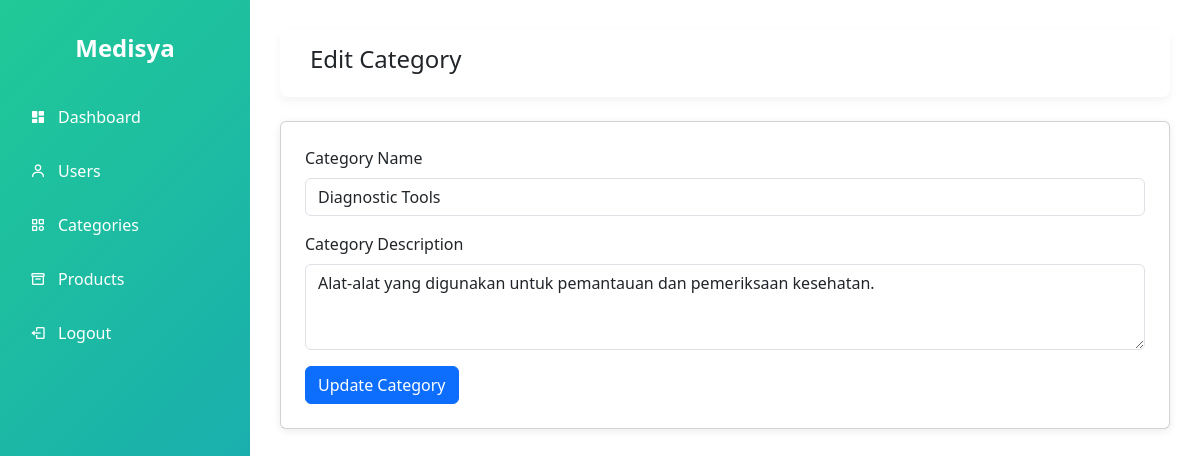
Screenshot of /admin/edit_categories.php?id=2 (signed in) with the database file from the repository.
### tables this page shows
CREATE TABLE `categories` (
  `category_id` int(10) NOT NULL,
  `name` varchar(250) DEFAULT NULL,
  `description` text DEFAULT NULL,
  `created_at` timestamp NULL DEFAULT NULL,
  `updated_at` timestamp NULL DEFAULT NULL
);

### admin/edit_categories.php (the view, shortened to what this page needs)
<?php
include '../includes/db.php';
if (isset($_GET['id'])) {
    $category_id = $_GET['id'];
    $query = "SELECT * FROM categories WHERE category_id = $category_id";
    $result = mysqli_query($conn, $query);
    $category = mysqli_fetch_assoc($result);
} else {
    die("Category ID not provided.");
}
?>
<!DOCTYPE html>
<html lang="id">
<head>
    <link href="https://cdn.jsdelivr.net/npm/bootstrap@5.3.0/dist/css/bootstrap.min.css" rel="stylesheet">
    <link href="https://unpkg.com/boxicons@2.1.4/css/boxicons.min.css" rel="stylesheet">
</head>
<body>
<?php include 'sidebar.php'; ?>
<div class="content">
    <div class="header mb-4">
        <h4>Edit Category</h4>
    </div>
    <div class="card p-4">
        <form action="edit_categories.php?id=<?= $category['category_id']; ?>" method="post">
            <div class="mb-3">
                <label for="name" class="form-label">Category Name</label>
                <input type="text" class="form-control" id="name" name="name" value="<?= htmlspecialchars($category['name']); ?>" required>
            </div>
            <div class="mb-3">
                <label for="description" class="form-label">Category Description</label>
                <textarea class="form-control" id="description" name="description" rows="3" required><?= htmlspecialchars($category['description']); ?></textarea>
            </div>
            <button type="submit" class="btn btn-primary">Update Category</button>
        </form>
    </div>
</div>
</body>
</html>

### admin/edit_categories.php (style rules this page uses)
body { margin: 0; background-color: #f1f3f6; font-family: 'Segoe UI', sans-serif; }
.content { margin-left: 250px; padding: 30px; }
.header { background-color: #fff; padding: 15px 30px; display: flex; justify-content: space-between; align-items: center; border-radius: 8px; box-shadow: 0 4px 10px rgba(0,0,0,0.05); }
.card { border-radius: 10px; box-shadow: 0 2px 8px rgba(0,0,0,0.08); border: none; }

### rows the page displays
categories: name "Diagnostic Tools", description "Alat-alat yang digunakan untuk pemantauan dan pemeriksaan kesehatan."
